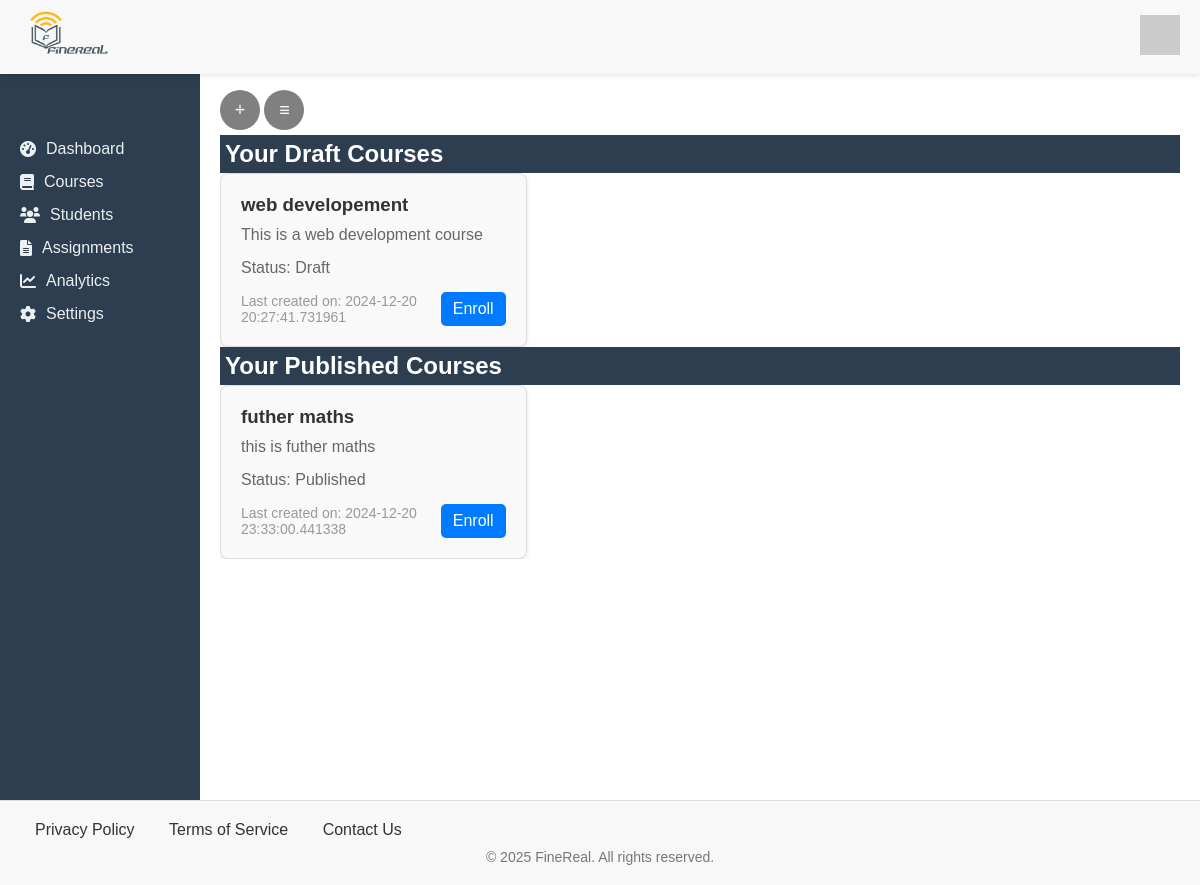
The page /course (signed in) on the database as committed earlier.
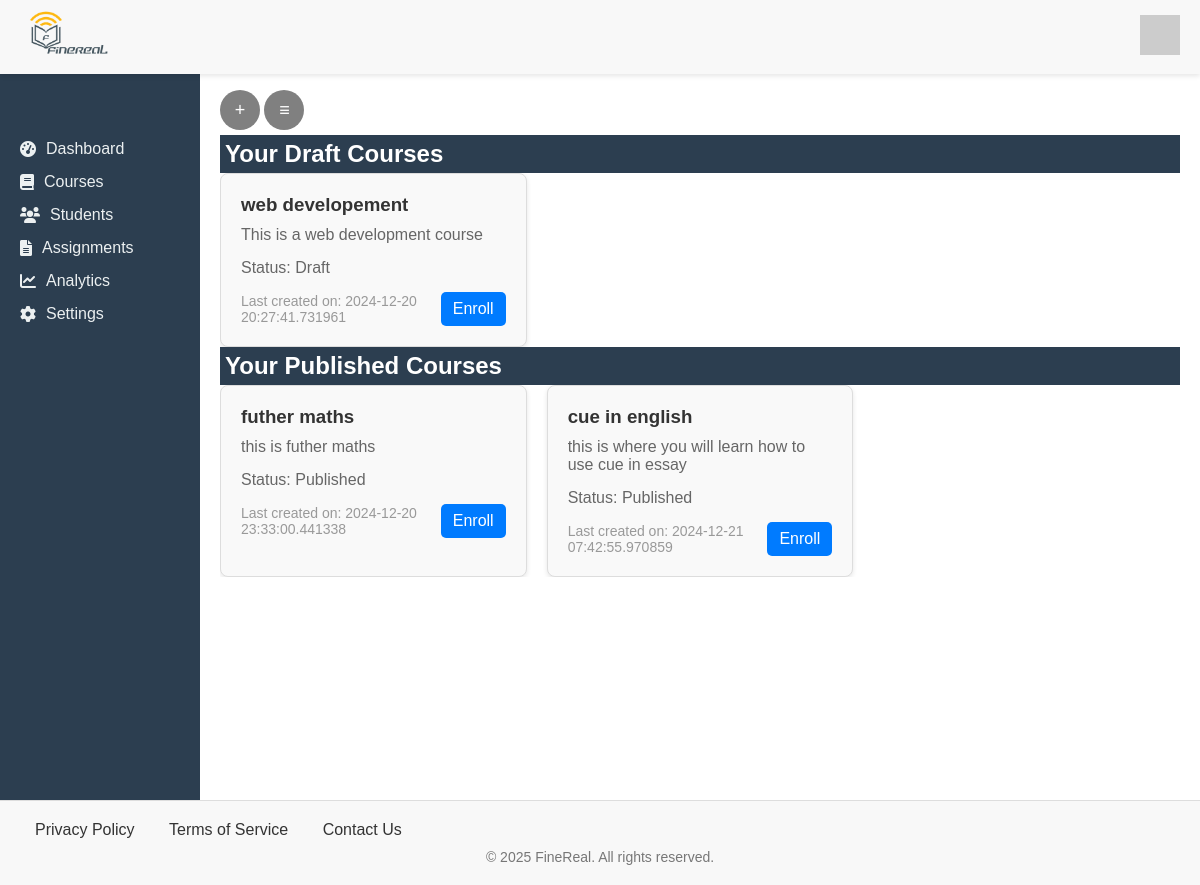
The same page on the database as committed later.
### app/models/course.py (models this page shows)
class Course(BaseModel, db.Model):
    __tablename__ = 'courses'
    title = db.Column(db.String(255), nullable=False)
    description = db.Column(db.Text, nullable=False)
    category = db.Column(db.String(60))
    difficulty = db.Column(db.String(60), default="Beginner")
    prerequisite = db.Column(db.Text)
    status = db.Column(db.String(60))
    teacher_id = db.Column(db.Integer, db.ForeignKey('users.id'), nullable=True)
    modules = db.relationship('Module', backref='course', lazy=True)
    enrolled_students = db.relationship('Enrollment', backref='course', lazy=True)

### app/routes/course.py (the view, shortened to what this page needs)
@app.route('/course', methods=['GET', 'POST'])
@login_required
def course():
    d_courses= draft_course()
    p_course = published_course()
    courses= index_course()
    return render_template('course.html',
                           user=current_user,
                           d_courses= d_courses,
                           p_courses=p_course,
                           courses= courses)

### app/models/user.py (called while the page is built)
@login_manager.user_loader
def load_user(user_id):
    return User.query.get(user_id)# PendingUser class and other functions...

### app/utils/course.py (called while the page is built)
def index_course():
    courses = Course.query.filter_by(status="Published").all()
    return courses

def published_course():
    if current_user.is_authenticated:
        courses = Course.query.filter_by(teacher_id=current_user.id, status='Published').all()
        return courses

def draft_course():
    if current_user.is_authenticated:
        courses = Course.query.filter_by(teacher_id=current_user.id, status='Draft').all()
        return courses

### app/templates/course.html (shortened to what this page needs)
{% extends 'base.html' %}
{% block nav_links %}
<link href="https://cdnjs.cloudflare.com/ajax/libs/font-awesome/6.0.0-beta3/css/all.min.css" rel="stylesheet">
{% if user.role == "Teacher" %}
<ul>
    <li><a href="{{url_for('teacher_dashboard')}}"><i class="fas fa-tachometer-alt"></i> Dashboard</a></li>
    <li><a href="{{url_for('course')}}"><i class="fas fa-book"></i> Courses</a></li>
    <li><a href="#"><i class="fas fa-users"></i> Students</a></li>
    <li><a href="#"><i class="fas fa-file-alt"></i> Assignments</a></li>
    <li><a href="#"><i class="fas fa-chart-line"></i> Analytics</a></li>
    <li><a href="#"><i class="fas fa-cog"></i> Settings</a></li>
</ul>
{% endif %}
{% endblock %}
{% block content %}
<link rel="stylesheet" href="{{ url_for('static', filename='styles/course.css') }}">
{% if user.role == 'Teacher' %}
<button onclick="openModal()" class="open-btn">&plus;</button>
<button onclick="" class="manage-btn">&Congruent;</button>
<section class="courses">
    <div>
        <h1>Your Draft Courses</h1>
        <div class="draft-grid">
            {% if d_courses %}
                {% for course in d_courses %}
                <div class="course-card">
                    <h3>{{ course.title }}</h3>
                    <p>{{ course.description }}</p>
                    <p>Status: {{course.status}}</p>
                    <div class="course-card-footer">
                        <span>Last created on: {{ course.created_at }}</span>
                        <a href="#"> Enroll </a>
                    </div>
                </div>
                {% endfor %}
            {% else %}
                <p>No draft courses found.</p>
            {% endif %}
        </div>
    </div>
    <div>
        <h1>Your Published Courses</h1>
        <div class="published-grid">
            {% if p_courses %}
                {% for course in p_courses %}
                <div class="course-card">
                    <h3>{{ course.title }}</h3>
                    <p>{{ course.description }}</p>
                    <p>Status: {{course.status}}</p>
                    <div class="course-card-footer">
                        <span>Last created on: {{ course.created_at }}</span>
                        <a href="#"> Enroll </a>
                    </div>
                </div>
                {% endfor %}
            {% else %}
                <p>You haven't published any course yet.</p>
            {% endif %}
        </div>
    </div>
</section>
{% endif %}
{% endblock %}

### app/templates/base.html (shortened to what this page needs)
<!DOCTYPE html>
<html lang="en">
<head>
    <link rel="stylesheet" href="{{ url_for('static', filename='styles/style.css') }}">
    <link href="https://cdnjs.cloudflare.com/ajax/libs/font-awesome/6.0.0-beta3/css/all.min.css" rel="stylesheet">
</head>
<body>
    <header>
        <div class="left">
            <div class="logo">
                <a href="{{ url_for('index') }}" aria-label="Home">
                    <img src="{{ url_for('static', filename='images/Finerealpng.png') }}" alt="FineReal Logo">
                </a>
            </div>
        </div>
<div class="right-links">
    <div class="user" onclick="extend()">
        <img src="https://via.placeholder.com/40" alt="User Avatar" class="user-avatar">
    </div>
</div>
    </header>
    <div class="container">
        <aside class="sidebar">
            <nav class="sidebar-nav">
                {% block nav_links %}
                {% endblock %}
            </nav>
        </aside>
        <main class="main-content">
            {% block content %}
            {% endblock %}
        </main>
    </div>
    <footer>
        <div class="footer-content">
            <div class="footer-links">
                <a href="#">Privacy Policy</a>
                <a href="#">Terms of Service</a>
                <a href="#">Contact Us</a>
            </div>
        </div>
        <div class="footer-bottom">
            <p>&copy; 2025 FineReal. All rights reserved.</p>
        </div>
    </footer>
</body>
</html>

### app/static/styles/style.css (style rules this page uses)
* { box-sizing: border-box; margin: 0; padding: 0; }
body { font-family: Arial, sans-serif; }
header { display: flex; justify-content: space-between; align-items: center; padding: 10px 20px; background-color: #f8f8f8; position: fixed; top: 0; left: 0; right: 0; z-index: 1000; box-shadow: 0 2px 5px rgba(0, 0, 0, 0.1); }
header .left { display: flex; justify-content: space-between; max-width: min-content; }
main { margin-top: 70px; padding: 20px; flex-grow: 1; word-wrap: break-word; overflow-wrap: break-word; overflow-y: auto; }
.logo img { height: 50px; }
.container { display: flex; height: 100vh; }
.sidebar { width: 200px; background-color: #2c3e50; color: #ecf0f1; padding: 20px; display: block; }
.sidebar-nav ul { margin-top: 120px; list-style: none; padding: 0; }
.sidebar-nav ul li { margin: 15px 0; }
.sidebar-nav ul li a { color: #ecf0f1; text-decoration: none; display: flex; align-items: center; }
.sidebar-nav ul li a i { margin-right: 10px; }
footer { background-color: #f8f8f8; padding: 20px 0; text-align: center; border-top: 1px solid #ddd; }
.footer-content { display: flex; justify-content: space-between; align-items: center; padding: 0 20px; }
.footer-links a { margin: 0 15px; text-decoration: none; color: #333; }
.footer-bottom { margin-top: 10px; font-size: 14px; color: #777; }

### app/static/styles/course.css (style rules this page uses)
.manage-btn { background-color: gray; right: 0.5px; color: white; border: none; border-radius: 50%; font-size: 18px; width: 40px; height: 40px; cursor: pointer; margin-bottom: 5px; }
.open-btn { background-color: gray; color: white; border: none; border-radius: 50%; font-size: 18px; width: 40px; height: 40px; margin-bottom: 5px; }
.courses { margin-top: 0; }
.courses h1 { padding: 5px; background-color: #2c3e50; color: white; }
.course-card { background-color: #f9f9f9; border: 1px solid #ddd; border-radius: 8px; padding: 20px; box-shadow: 0 2px 5px rgba(0, 0, 0, 0.1); transition: transform 0.2s; }
.courses .draft-grid, .courses .published-grid { display: grid; grid-template-columns: repeat(auto-fill, minmax(300px, 1fr)); gap: 20px; overflow-y: auto; max-height: 250px; }
.course-card h3 { color: #333; margin-bottom: 10px; }
.course-card p { color: #666; margin-bottom: 15px; }
.course-card-footer { display: flex; justify-content: space-between; align-items: center; }
.course-card-footer span { font-size: 14px; color: #999; }
.course-card-footer a { background-color: #007BFF; color: #fff; padding: 8px 12px; text-decoration: none; border-radius: 5px; transition: background-color 0.3s; }

Rows that differ between the two databases and show on the page:
added Course: title "cue in english", description "this is where you will learn how to use cue in essay", status "Published", created_at "2024-12-21 07:42:55.970859", shown under "Your Published Courses"
